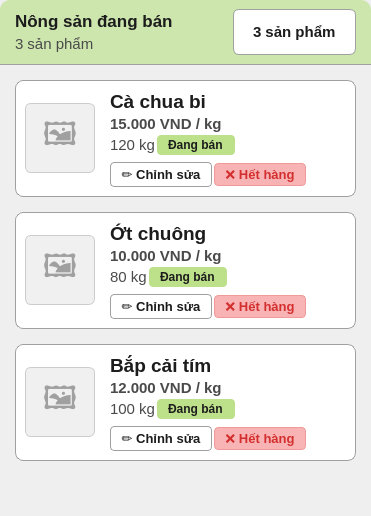
            <widget class="QFrame" name="right_list_col">
             <property name="sizePolicy">
              <sizepolicy hsizetype="Preferred" vsizetype="Preferred">
               <horstretch>4</horstretch>
               <verstretch>0</verstretch>
              </sizepolicy>
             </property>
             <property name="styleSheet">
              <string notr="true">QFrame#right_list_col {
    background-color: #F8FCF5;
    border: 1px solid #A0A0A0;
    border-radius: 10px;
}</string>
             </property>
             <layout class="QVBoxLayout" name="verticalLayout_list">
              <property name="spacing">
               <number>0</number>
              </property>
              <property name="leftMargin">
               <number>0</number>
              </property>
              <property name="topMargin">
               <number>0</number>
              </property>
              <property name="rightMargin">
               <number>0</number>
              </property>
              <property name="bottomMargin">
               <number>15</number>
              </property>
              <item>
               <widget class="QFrame" name="frame_list_header">
                <property name="minimumSize">
                 <size>
                  <width>0</width>
                  <height>65</height>
                 </size>
                </property>
                <property name="styleSheet">
                 <string notr="true">QFrame#frame_list_header {
    background-color: #CDE6AE;
    border-top-left-radius: 10px;
    border-top-right-radius: 10px;
    border-bottom: 1px solid #A0A0A0;
}</string>
                </property>
                <layout class="QHBoxLayout" name="horizontalLayout_list_header">
                 <property name="leftMargin">
                  <number>15</number>
                 </property>
                 <property name="rightMargin">
                  <number>15</number>
                 </property>
                 <item>
                  <layout class="QVBoxLayout" name="verticalLayout_header_text">
                   <property name="spacing">
                    <number>0</number>
                   </property>
                   <item>
                    <widget class="QLabel" name="lbl_list_title">
                     <property name="styleSheet">
                      <string notr="true">color: #1C1C1C; font-size: 13pt; font-weight: bold; border: none; background: transparent;</string>
                     </property>
                     <property name="text">
                      <string>Nông sản đang bán</string>
                     </property>
                    </widget>
                   </item>
                   <item>
                    <widget class="QLabel" name="lbl_list_subtitle">
                     <property name="styleSheet">
                      <string notr="true">color: #4A4A4A; font-size: 11pt; border: none; background: transparent;</string>
                     </property>
                     <property name="text">
                      <string>3 sản phẩm</string>
                     </property>
                    </widget>
                   </item>
                  </layout>
                 </item>
                 <item>
                  <spacer name="horizontalSpacer_header">
                   <property name="orientation">
                    <enum>Qt::Horizontal</enum>
                   </property>
                   <property name="sizeHint" stdset="0">
                    <size>
                     <width>40</width>
                     <height>20</height>
                    </size>
                   </property>
                  </spacer>
                 </item>
                 <item>
                  <widget class="QLabel" name="lbl_badge_header">
                   <property name="styleSheet">
                    <string notr="true">background-color: #FFFFFF;
color: #1C1C1C;
border-radius: 6px;
padding: 5px 15px;
font-size: 11pt;
font-weight: bold;
border: 1px solid #A0A0A0;</string>
                   </property>
                   <property name="text">
                    <string>3 sản phẩm</string>
                   </property>
                  </widget>
                 </item>
                </layout>
               </widget>
              </item>
              <item>
               <layout class="QVBoxLayout" name="verticalLayout_items">
                <property name="spacing">
                 <number>15</number>
                </property>
                <property name="leftMargin">
                 <number>15</number>
                </property>
                <property name="topMargin">
                 <number>15</number>
                </property>
                <property name="rightMargin">
                 <number>15</number>
                </property>
                <item>
                 <widget class="QFrame" name="item_1">
                  <property name="styleSheet">
                   <string notr="true">QFrame#item_1 {
    background-color: #FFFFFF;
    border: 1px solid #A0A0A0;
    border-radius: 8px;
}</string>
                  </property>
                  <layout class="QHBoxLayout" name="horizontalLayout_item1">
                   <property name="spacing">
                    <number>15</number>
                   </property>
                   <item>
                    <widget class="QLabel" name="img_1">
                     <property name="minimumSize">
                      <size>
                       <width>70</width>
                       <height>70</height>
                      </size>
                     </property>
                     <property name="maximumSize">
                      <size>
                       <width>70</width>
                       <height>70</height>
                      </size>
                     </property>
                     <property name="styleSheet">
                      <string notr="true">background-color: #F0F0F0; border: 1px solid #CCCCCC; border-radius: 6px; font-size: 24pt; color: #A0A0A0;</string>
                     </property>
                     <property name="text">
                      <string>🖼️</string>
                     </property>
                     <property name="alignment">
                      <set>Qt::AlignCenter</set>
                     </property>
                    </widget>
                   </item>
                   <item>
                    <layout class="QVBoxLayout" name="verticalLayout_item1_info">
                     <property name="spacing">
                      <number>2</number>
                     </property>
                     <item>
                      <widget class="QLabel" name="name_1">
                       <property name="styleSheet">
                        <string notr="true">font-size: 14pt; font-weight: bold; color: #1C1C1C; border: none;</string>
                       </property>
                       <property name="text">
                        <string>Cà chua bi</string>
                       </property>
                      </widget>
                     </item>
                     <item>
                      <widget class="QLabel" name="price_1">
                       <property name="styleSheet">
                        <string notr="true">font-size: 11pt; color: #4A4A4A; font-weight: bold; border: none;</string>
                       </property>
                       <property name="text">
                        <string>15.000 VND / kg</string>
                       </property>
                      </widget>
                     </item>
                     <item>
                      <layout class="QHBoxLayout" name="horizontalLayout_item1_status">
                       <item>
                        <widget class="QLabel" name="qty_1">
                         <property name="styleSheet">
                          <string notr="true">font-size: 11pt; color: #4A4A4A; border: none;</string>
                         </property>
                         <property name="text">
                          <string>120 kg</string>
                         </property>
                        </widget>
                       </item>
                       <item>
                        <widget class="QLabel" name="badge_1">
                         <property name="styleSheet">
                          <string notr="true">background-color: #BDE08B; color: #1C1C1C; border-radius: 4px; padding: 2px 8px; font-size: 9pt; font-weight: bold; border: none;</string>
                         </property>
                         <property name="text">
                          <string>Đang bán</string>
                         </property>
                        </widget>
                       </item>
                       <item>
                        <spacer name="hs_item1">
                         <property name="orientation">
                          <enum>Qt::Horizontal</enum>
                         </property>
                         <property name="sizeHint" stdset="0">
                          <size>
                           <width>40</width>
                           <height>20</height>
                          </size>
                         </property>
                        </spacer>
                       </item>
                      </layout>
                     </item>
                     <item>
                      <layout class="QHBoxLayout" name="horizontalLayout_item1_btns">
                       <property name="topMargin">
                        <number>5</number>
                       </property>
                       <item>
                        <widget class="QPushButton" name="btn_edit_1">
                         <property name="cursor">
                          <cursorShape>PointingHandCursor</cursorShape>
                         </property>
                         <property name="styleSheet">
                          <string notr="true">QPushButton { border: 1px solid #A0A0A0; border-radius: 4px; padding: 3px 10px; font-size: 10pt; color: #1C1C1C; font-weight: bold; background-color: #FFFFFF; } QPushButton:hover { background-color: #F0F0F0; }</string>
                         </property>
                         <property name="text">
                          <string>✏️ Chỉnh sửa</string>
                         </property>
                        </widget>
                       </item>
                       <item>
                        <widget class="QPushButton" name="btn_out_1">
                         <property name="cursor">
                          <cursorShape>PointingHandCursor</cursorShape>
                         </property>
                         <property name="styleSheet">
                          <string notr="true">QPushButton { border: 1px solid #F09A9A; border-radius: 4px; padding: 3px 10px; font-size: 10pt; color: #D32F2F; font-weight: bold; background-color: #F8B4B4; } QPushButton:hover { background-color: #E89595; }</string>
                         </property>
                         <property name="text">
                          <string>❌ Hết hàng</string>
                         </property>
                        </widget>
                       </item>
                       <item>
                        <spacer name="hs_btn1">
                         <property name="orientation">
                          <enum>Qt::Horizontal</enum>
                         </property>
                         <property name="sizeHint" stdset="0">
                          <size>
                           <width>40</width>
                           <height>20</height>
                          </size>
                         </property>
                        </spacer>
                       </item>
                      </layout>
                     </item>
                    </layout>
                   </item>
                  </layout>
                 </widget>
                </item>
                <item>
                 <widget class="QFrame" name="item_2">
                  <property name="styleSheet">
                   <string notr="true">QFrame#item_2 {
    background-color: #FFFFFF;
    border: 1px solid #A0A0A0;
    border-radius: 8px;
}</string>
                  </property>
                  <layout class="QHBoxLayout" name="horizontalLayout_item2">
                   <property name="spacing">
                    <number>15</number>
                   </property>
                   <item>
                    <widget class="QLabel" name="img_2">
                     <property name="minimumSize">
                      <size>
                       <width>70</width>
                       <height>70</height>
                      </size>
                     </property>
                     <property name="maximumSize">
                      <size>
                       <width>70</width>
                       <height>70</height>
                      </size>
                     </property>
                     <property name="styleSheet">
                      <string notr="true">background-color: #F0F0F0; border: 1px solid #CCCCCC; border-radius: 6px; font-size: 24pt; color: #A0A0A0;</string>
                     </property>
                     <property name="text">
                      <string>🖼️</string>
                     </property>
                     <property name="alignment">
                      <set>Qt::AlignCenter</set>
                     </property>
                    </widget>
                   </item>
                   <item>
                    <layout class="QVBoxLayout" name="verticalLayout_item2_info">
                     <property name="spacing">
                      <number>2</number>
                     </property>
                     <item>
                      <widget class="QLabel" name="name_2">
                       <property name="styleSheet">
                        <string notr="true">font-size: 14pt; font-weight: bold; color: #1C1C1C; border: none;</string>
                       </property>
                       <property name="text">
                        <string>Ớt chuông</string>
                       </property>
                      </widget>
                     </item>
                     <item>
                      <widget class="QLabel" name="price_2">
                       <property name="styleSheet">
                        <string notr="true">font-size: 11pt; color: #4A4A4A; font-weight: bold; border: none;</string>
                       </property>
                       <property name="text">
                        <string>10.000 VND / kg</string>
                       </property>
                      </widget>
                     </item>
                     <item>
                      <layout class="QHBoxLayout" name="horizontalLayout_item2_status">
                       <item>
                        <widget class="QLabel" name="qty_2">
                         <property name="styleSheet">
                          <string notr="true">font-size: 11pt; color: #4A4A4A; border: none;</string>
                         </property>
                         <property name="text">
                          <string>80 kg</string>
                         </property>
                        </widget>
                       </item>
                       <item>
                        <widget class="QLabel" name="badge_2">
                         <property name="styleSheet">
                          <string notr="true">background-color: #BDE08B; color: #1C1C1C; border-radius: 4px; padding: 2px 8px; font-size: 9pt; font-weight: bold; border: none;</string>
                         </property>
                         <property name="text">
                          <string>Đang bán</string>
                         </property>
                        </widget>
                       </item>
                       <item>
                        <spacer name="hs_item2">
                         <property name="orientation">
                          <enum>Qt::Horizontal</enum>
                         </property>
                         <property name="sizeHint" stdset="0">
                          <size>
                           <width>40</width>
                           <height>20</height>
                          </size>
                         </property>
                        </spacer>
                       </item>
                      </layout>
                     </item>
                     <item>
                      <layout class="QHBoxLayout" name="horizontalLayout_item2_btns">
                       <property name="topMargin">
                        <number>5</number>
                       </property>
                       <item>
                        <widget class="QPushButton" name="btn_edit_2">
                         <property name="cursor">
                          <cursorShape>PointingHandCursor</cursorShape>
                         </property>
                         <property name="styleSheet">
                          <string notr="true">QPushButton { border: 1px solid #A0A0A0; border-radius: 4px; padding: 3px 10px; font-size: 10pt; color: #1C1C1C; font-weight: bold; background-color: #FFFFFF; } QPushButton:hover { background-color: #F0F0F0; }</string>
                         </property>
                         <property name="text">
                          <string>✏️ Chỉnh sửa</string>
                         </property>
                        </widget>
                       </item>
                       <item>
                        <widget class="QPushButton" name="btn_out_2">
                         <property name="cursor">
                          <cursorShape>PointingHandCursor</cursorShape>
                         </property>
                         <property name="styleSheet">
                          <string notr="true">QPushButton { border: 1px solid #F09A9A; border-radius: 4px; padding: 3px 10px; font-size: 10pt; color: #D32F2F; font-weight: bold; background-color: #F8B4B4; } QPushButton:hover { background-color: #E89595; }</string>
                         </property>
                         <property name="text">
                          <string>❌ Hết hàng</string>
                         </property>
                        </widget>
                       </item>
                       <item>
                        <spacer name="hs_btn2">
                         <property name="orientation">
                          <enum>Qt::Horizontal</enum>
                         </property>
                         <property name="sizeHint" stdset="0">
                          <size>
                           <width>40</width>
                           <height>20</height>
                          </size>
                         </property>
                        </spacer>
                       </item>
                      </layout>
                     </item>
                    </layout>
                   </item>
                  </layout>
                 </widget>
                </item>
                <item>
                 <widget class="QFrame" name="item_3">
                  <property name="styleSheet">
                   <string notr="true">QFrame#item_3 {
    background-color: #FFFFFF;
    border: 1px solid #A0A0A0;
    border-radius: 8px;
}</string>
                  </property>
                  <layout class="QHBoxLayout" name="horizontalLayout_item3">
                   <property name="spacing">
                    <number>15</number>
                   </property>
                   <item>
                    <widget class="QLabel" name="img_3">
                     <property name="minimumSize">
                      <size>
                       <width>70</width>
                       <height>70</height>
                      </size>
                     </property>
                     <property name="maximumSize">
                      <size>
                       <width>70</width>
                       <height>70</height>
                      </size>
                     </property>
                     <property name="styleSheet">
                      <string notr="true">background-color: #F0F0F0; border: 1px solid #CCCCCC; border-radius: 6px; font-size: 24pt; color: #A0A0A0;</string>
                     </property>
                     <property name="text">
                      <string>🖼️</string>
                     </property>
                     <property name="alignment">
                      <set>Qt::AlignCenter</set>
                     </property>
                    </widget>
                   </item>
                   <item>
                    <layout class="QVBoxLayout" name="verticalLayout_item3_info">
                     <property name="spacing">
                      <number>2</number>
                     </property>
                     <item>
                      <widget class="QLabel" name="name_3">
                       <property name="styleSheet">
                        <string notr="true">font-size: 14pt; font-weight: bold; color: #1C1C1C; border: none;</string>
                       </property>
                       <property name="text">
                        <string>Bắp cải tím</string>
                       </property>
                      </widget>
                     </item>
                     <item>
                      <widget class="QLabel" name="price_3">
                       <property name="styleSheet">
                        <string notr="true">font-size: 11pt; color: #4A4A4A; font-weight: bold; border: none;</string>
                       </property>
                       <property name="text">
                        <string>12.000 VND / kg</string>
                       </property>
                      </widget>
                     </item>
                     <item>
                      <layout class="QHBoxLayout" name="horizontalLayout_item3_status">
                       <item>
                        <widget class="QLabel" name="qty_3">
                         <property name="styleSheet">
                          <string notr="true">font-size: 11pt; color: #4A4A4A; border: none;</string>
                         </property>
                         <property name="text">
                          <string>100 kg</string>
                         </property>
                        </widget>
                       </item>
                       <item>
                        <widget class="QLabel" name="badge_3">
                         <property name="styleSheet">
                          <string notr="true">background-color: #BDE08B; color: #1C1C1C; border-radius: 4px; padding: 2px 8px; font-size: 9pt; font-weight: bold; border: none;</string>
                         </property>
                         <property name="text">
                          <string>Đang bán</string>
                         </property>
                        </widget>
                       </item>
                       <item>
                        <spacer name="hs_item3">
                         <property name="orientation">
                          <enum>Qt::Horizontal</enum>
                         </property>
                         <property name="sizeHint" stdset="0">
                          <size>
                           <width>40</width>
                           <height>20</height>
                          </size>
                         </property>
                        </spacer>
                       </item>
                      </layout>
                     </item>
                     <item>
                      <layout class="QHBoxLayout" name="horizontalLayout_item3_btns">
                       <property name="topMargin">
                        <number>5</number>
                       </property>
                       <item>
                        <widget class="QPushButton" name="btn_edit_3">
                         <property name="cursor">
                          <cursorShape>PointingHandCursor</cursorShape>
                         </property>
                         <property name="styleSheet">
                          <string notr="true">QPushButton { border: 1px solid #A0A0A0; border-radius: 4px; padding: 3px 10px; font-size: 10pt; color: #1C1C1C; font-weight: bold; background-color: #FFFFFF; } QPushButton:hover { background-color: #F0F0F0; }</string>
                         </property>
                         <property name="text">
                          <string>✏️ Chỉnh sửa</string>
                         </property>
                        </widget>
                       </item>
                       <item>
                        <widget class="QPushButton" name="btn_out_3">
                         <property name="cursor">
                          <cursorShape>PointingHandCursor</cursorShape>
                         </property>
                         <property name="styleSheet">
                          <string notr="true">QPushButton { border: 1px solid #F09A9A; border-radius: 4px; padding: 3px 10px; font-size: 10pt; color: #D32F2F; font-weight: bold; background-color: #F8B4B4; } QPushButton:hover { background-color: #E89595; }</string>
                         </property>
                         <property name="text">
                          <string>❌ Hết hàng</string>
                         </property>
                        </widget>
                       </item>
                       <item>
                        <spacer name="hs_btn3">
                         <property name="orientation">
                          <enum>Qt::Horizontal</enum>
                         </property>
                         <property name="sizeHint" stdset="0">
                          <size>
                           <width>40</width>
                           <height>20</height>
                          </size>
                         </property>
                        </spacer>
                       </item>
                      </layout>
                     </item>
                    </layout>
                   </item>
                  </layout>
                 </widget>
                </item>
                <item>
                 <spacer name="vs_list_bottom">
                  <property name="orientation">
                   <enum>Qt::Vertical</enum>
                  </property>
                  <property name="sizeHint" stdset="0">
                   <size>
                    <width>20</width>
                    <height>40</height>
                   </size>
                  </property>
                 </spacer>
                </item>
               </layout>
              </item>
             </layout>
            </widget>
